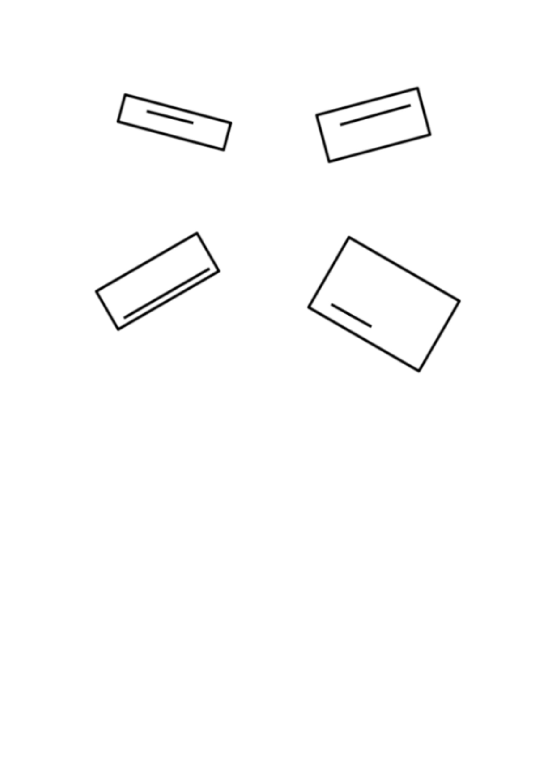
#> input picture RectangleNumbering/img.jpg, 1656 x 2339 px (shown at 1/3 size)
$ python rectangle_numbering.py
#> lines starting #> are read from the running program, lines starting #| are printed output that depends on the picture; after the words box and inside, x2 and y2 are one past the last pixel; in counts of white or black regions, pixels touching at a corner belong together
# importing the module
import cv2
import math
import numpy as np
import random

# [57 lines left out: function click_event, not called in this run]


# driver function
if __name__=="__main__":

   counter = 0
   list = []
   result =[]
   res_d = {}
   coordinates={}
   i=0

   img = cv2.imread('img.jpg', cv2.IMREAD_COLOR)
#> img is the input picture: shape (2339, 1656, 3); min 0, max 255, mean 252.4
   img = cv2.resize(img, (1000,1000))
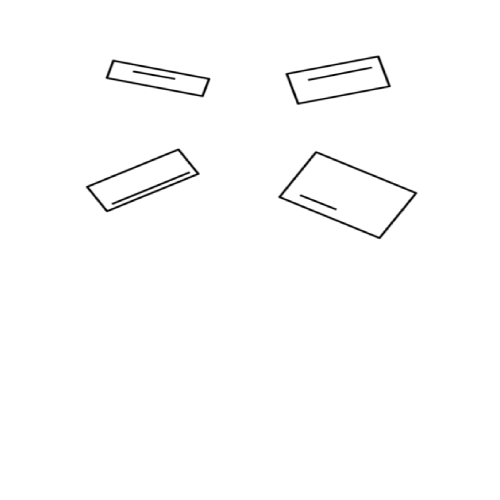
#> img: shape (1000, 1000, 3) (shown at 1/2 size); min 0, max 255, mean 252.4

   edges = cv2.Canny(img, 0, 100)
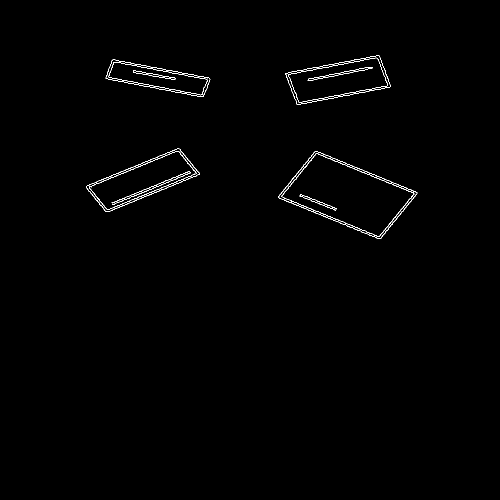
#> edges: shape (1000, 1000) (shown at 1/2 size); 0.58% white in thin lines or dots, all inside (x1, y1, x2, y2) = (172, 111, 835, 478)
   lines = cv2.HoughLinesP(edges, 1, np.pi/180, threshold=2)

   for line in lines:
      x1, y1, x2, y2 = line[0]
      cv2.line(img,(x1,y1),(x2,y2),(0, 255, 255),2)
#> this loop made 3818 passes
#> (x1, y1, x2, y2) on passes 1 to 3: (599, 348, 600, 347), (574, 157, 574, 157), (602, 336, 606, 332)
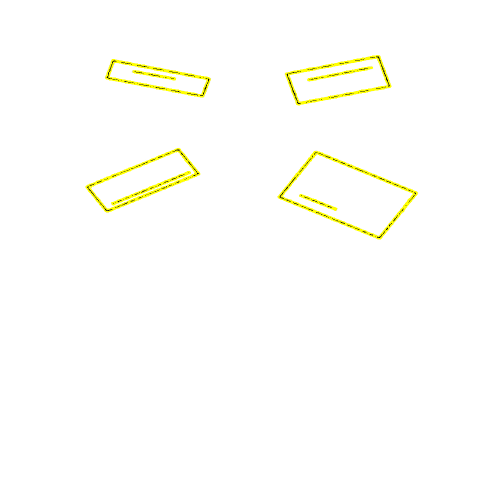
#> img: shape (1000, 1000, 3) (shown at 1/2 size); 1.57% of pixels changed, all inside (x1, y1, x2, y2) = (171, 110, 836, 479)

   # displaying the image
   cv2.imshow('image', img)

   # setting mouse handler for the image
   # and calling the click_event() function
   cv2.setMouseCallback('image', click_event)


   # wait for a key to be pressed to exit
   cv2.waitKey(0)

   # close the window
   cv2.destroyAllWindows()
